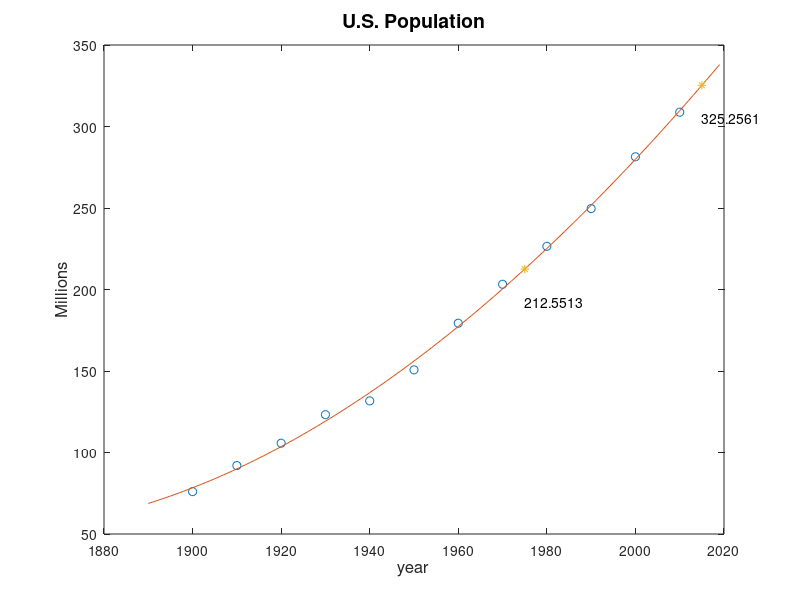

This chart was generated by the following MATLAB code:
%% Aproximare MCMMP
%% Recensamantul SUA
% Datele de mai jos au fost inregistrate de US Census intre 1900 si 2010

%CENSUS - example with census data
%          polynomial fit

%population
y = [ 75.995  91.972 105.711 123.203 131.669 150.697 ...
    179.323 203.212 226.505 249.633 281.422 308.786]';

t = (1900:10:2010)';   % census years
%% 
% Dorim sa modelam datele si sa facem predictii pentru anii 1975 si 2015


x = (1890:1:2019)';    % evaluation years
w = [1975,2015];       % prediction years

%% 
% Vom modela datele printr-un polinom de gradul 3
% 
% $$y=c_{1}t^3+c_{2}t^2+c_{3} t+c_{4}$$
%% Fitting direct


c=polyfit(t,y,3)
%% 
% Rezultatele sunt inacceptabile din punct de vedere numeric.
% 
% Vom normaliza datele cu
% 
% $$s=\frac{t-\bar{t}}{\sigma(t)}$$
% 
% 

mt=mean(t); st=std(t);

s=(t-mt)/st;
xs=(x-mt)/st;

%% Fitting cu date normalizate
% coeficientii

cs=polyfit(s,y,3)
%% 
% predictiile

zs=polyval(cs,xs);
est=polyval(cs,(w-mt)/st);
%% 
% reprezentare grafica

plot(t,y,'o',x,zs,'-',w,est,'*')
for i=1:length(w)
    text(w(i),est(i)-20,num2str(est(i)))
end
title('U.S. Population', 'FontSize', 14)
xlabel('year', 'FontSize', 12)
ylabel('Millions', 'FontSize', 12)